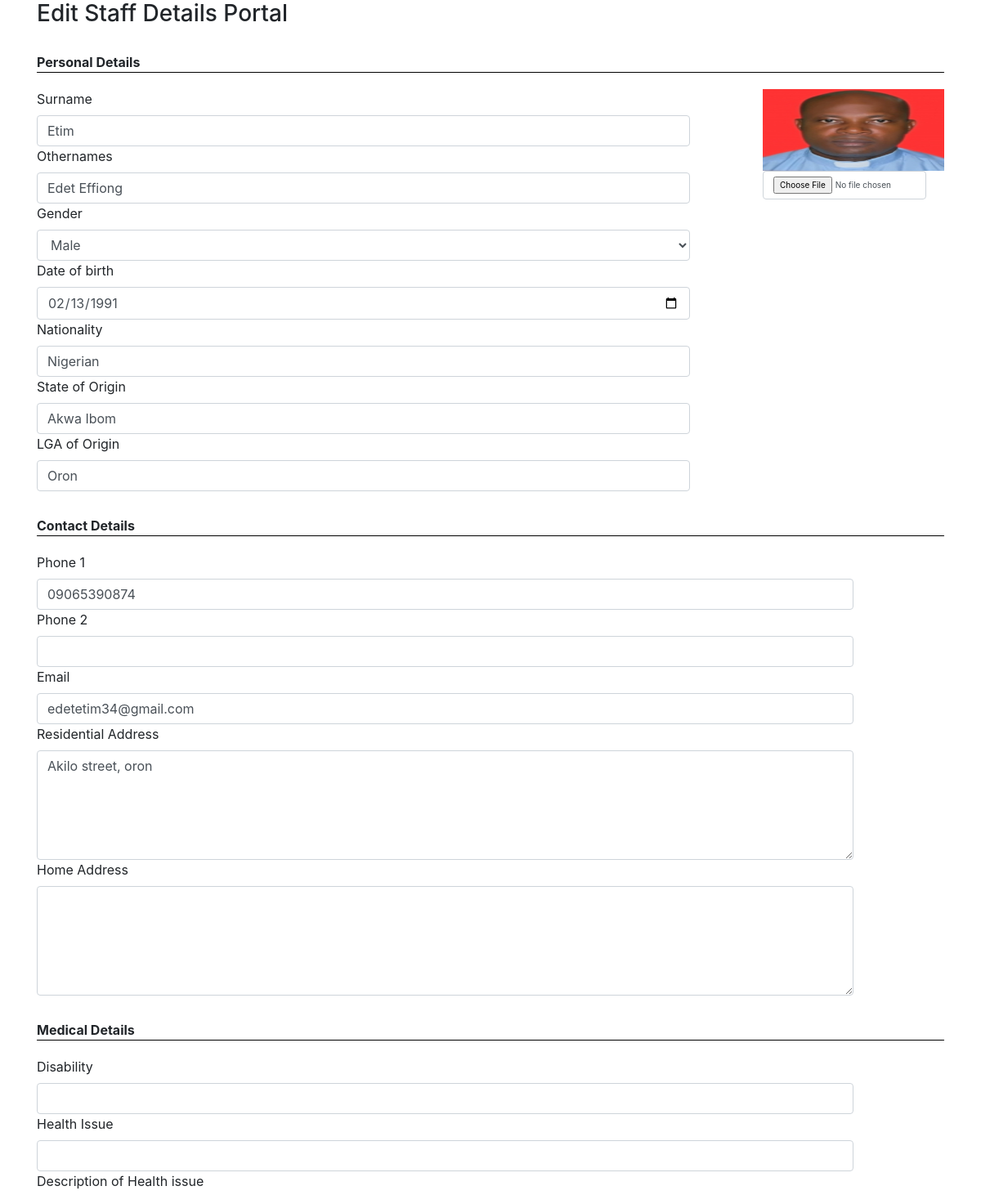
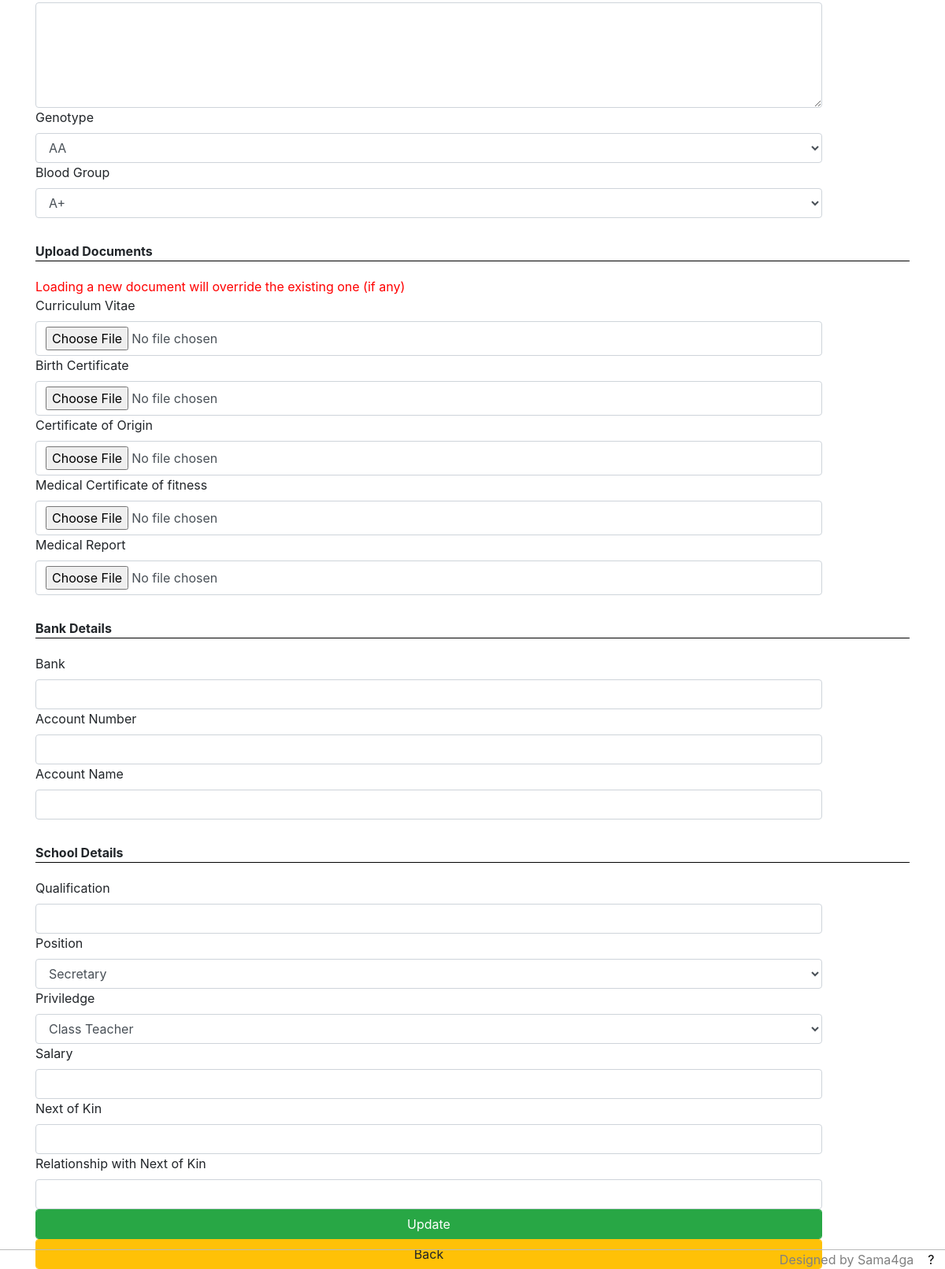
/secondary_school/edit_staff_record.php?id=2, run on an earlier commit of the app's database (2 pictures, top to bottom).
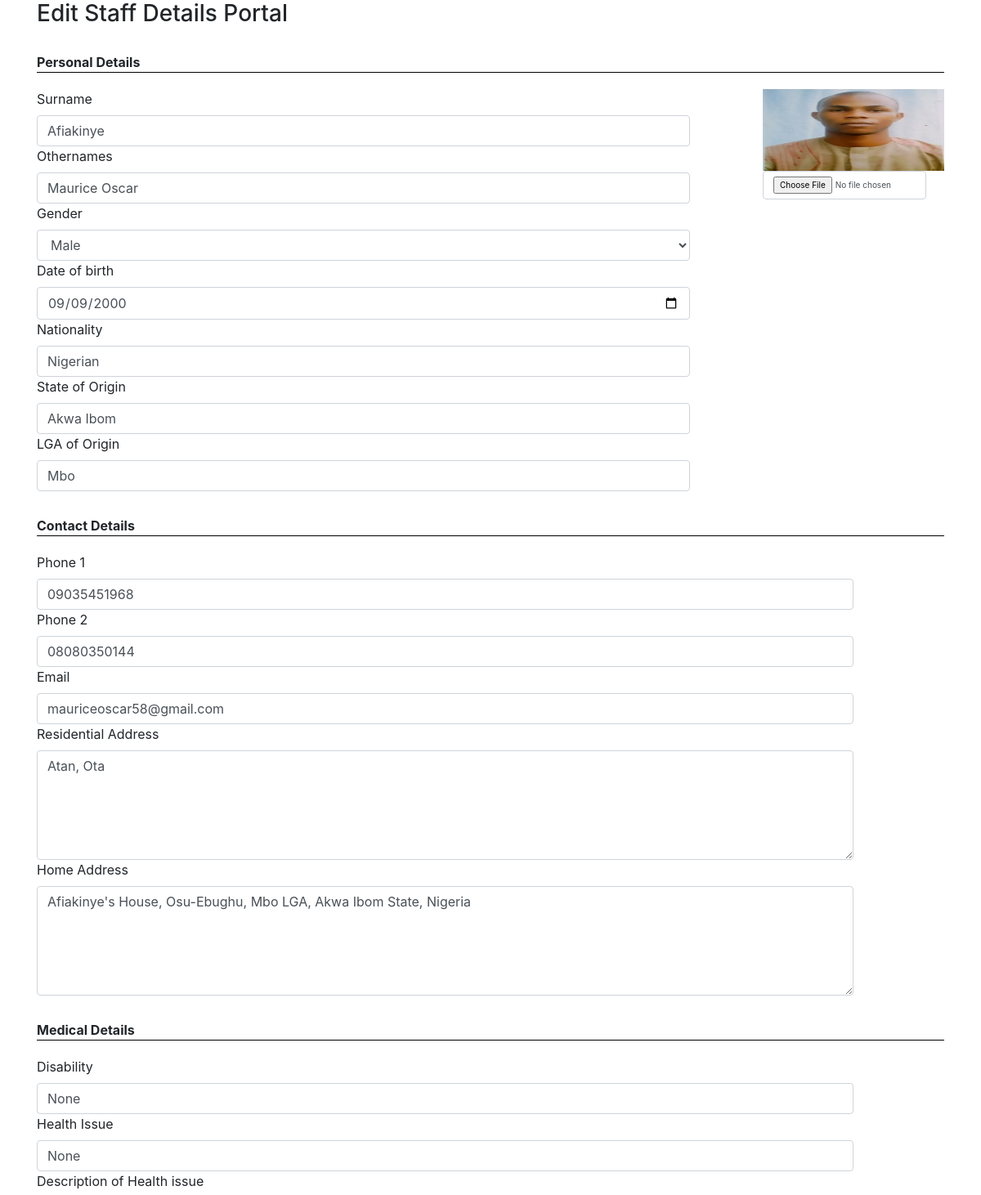
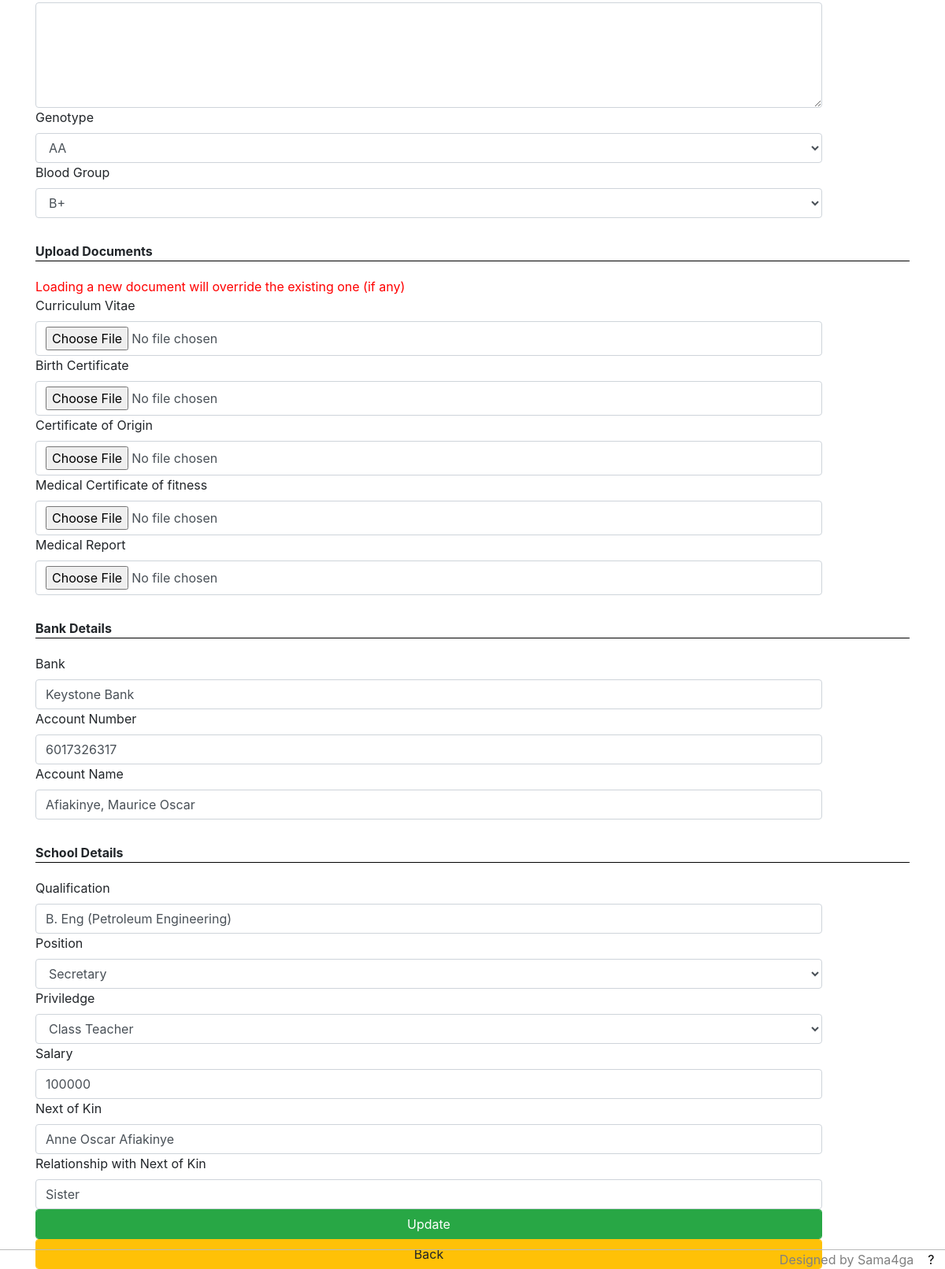
And on a later commit of the database (2 pictures, top to bottom).
### tables this page shows
CREATE TABLE `staff` (
  `staff_id` int(10) NOT NULL AUTO_INCREMENT,
  `surname` varchar(20) NOT NULL,
  `othernames` varchar(40) NOT NULL,
  `gender` varchar(6) NOT NULL,
  `dob` date NOT NULL,
  `nationality` varchar(20) NOT NULL,
  `state_of_origin` varchar(40) NOT NULL,
  `lga_of_origin` varchar(40) NOT NULL,
  `name_of_nextofkin` varchar(60) NOT NULL,
  `relationship_with_nextofkin` varchar(20) NOT NULL,
  `phone 1` varchar(14) NOT NULL,
  `phone 2` varchar(14) NOT NULL,
  `email` varchar(40) NOT NULL,
  `residential_address` varchar(100) NOT NULL,
  `home_address` varchar(100) NOT NULL,
  `genotype` varchar(2) NOT NULL,
  `blood_group` varchar(2) NOT NULL,
  `disability` varchar(40) NOT NULL,
  `health_issue` varchar(60) NOT NULL,
  `health_issue_descr` text NOT NULL,
  `medical_fitness` varchar(60) NOT NULL,
  `medical_report` varchar(60) NOT NULL,
  `birth_certificate` varchar(60) NOT NULL,
  `certificate_of_origin` varchar(60) NOT NULL,
  `qualification` varchar(60) NOT NULL,
  `cv` varchar(60) NOT NULL,
  `status` varchar(15) NOT NULL,
  `priviledge` varchar(20) NOT NULL,
  `position` varchar(30) NOT NULL,
  `date_employed` date NOT NULL,
  `bank` varchar(60) NOT NULL,
  `account_no` varchar(11) NOT NULL,
  `account_name` varchar(60) NOT NULL,
  `salary` varchar(10) NOT NULL,
  `staff_reg_no` varchar(20) NOT NULL,
  `staff_password` varchar(255) NOT NULL,
  `passport` varchar(40) NOT NULL,
  `class` varchar(10) NOT NULL,
  PRIMARY KEY (`staff_id`)
);

### secondary_school/edit_staff_record.php (the view, shortened to what the changed rows need)
<?php
require_once("connect.php");
include("head.php");
$staff_id=$_GET['id'];
$staff_reg_no=$_GET['reg_no'];
$result=$con->query("SELECT * FROM `staff` WHERE `staff_id`='$staff_id'");
if ($result) {
  if ($result->num_rows > 0) {
    while ($row=$result->fetch_assoc()) {
      $surname=$row['surname'];
      $othernames=$row['othernames'];
      $gender=$row['gender'];
      $dob=$row['dob'];
      $nationality=$row['nationality'];
      $stateOfOrigin=$row['state_of_origin'];
      $lgaOfOrigin=$row['lga_of_origin'];
      $phone1=$row['phone 1'];
      $phone2=$row['phone 2'];
      $email=$row['email'];
      $residential_address=$row['residential_address'];
      $home_address=$row['home_address'];
      $disability=$row['disability'];
      $health_issue=$row['health_issue'];
      $genotype=$row['genotype'];
      $blood_group=$row['blood_group'];
      $bank=$row['bank'];
      $account_no=$row['account_no'];
      $account_name=$row['account_name'];
      $name_of_nextofkin=$row['name_of_nextofkin'];
      $relationship_with_nextofkin=$row['relationship_with_nextofkin'];
      $position=$row['position'];
      $priviledge=$row['priviledge'];
      $salary=$row['salary'];
      $qualification=$row['qualification'];
      $passport=$row['passport'];
      $staff_reg_no=$row['staff_reg_no'];
    }
  }
}
?>
<div class="container">
  <form method="POST" action="<?php echo htmlspecialchars($_SERVER['PHP_SELF'])."?id=$staff_id&reg_no=$staff_reg_no"; ?>" enctype="multipart/form-data" onsubmit="return(validate());">
    <div style="display: flex;">
      <div style="width:80%;">
        <div style="form-group">
          <label>Surname</label>
          <input type="text" name="surname" class="form-control"  value='<?php echo $surname ?>' required>
        </div>
        <div style="form-group">
          <label>Othernames</label>
          <input type="text" name="othernames" class="form-control"  value='<?php echo $othernames ?>' required>
        </div>
        <div style="form-group">
          <label>Gender</label>
          <select name="gender" class="form-control" required>
          <?php
            switch ($gender) {
              case 'Male':
                echo "<option value='default'>Select your gender</option>
                      <option value='Male' selected >Male</option>
                      <option value='Female'>Female</option>";
                break;
            }
          ?>
          </select>
        </div>
        <div style="form-group">
          <label>Date of birth</label>
          <input type="date" name="dob" class="form-control"  value='<?php echo $dob ?>' required>
        </div>
        <div style="form-group">
          <label>Nationality</label>
          <input type="text" name="nationality" class="form-control"  value='<?php echo $nationality ?>' required>
        </div>
        <div style="form-group">
          <label>State of Origin</label>
          <input type="text" name="stateOfOrigin" class="form-control"  value='<?php echo $stateOfOrigin ?>' required>
        </div>
        <div style="form-group">
          <label>LGA of Origin</label>
          <input type="text" name="lgaOfOrigin" class="form-control"  value='<?php echo $lgaOfOrigin ?>' required>
        </div>
      </div>
      <div style="width:20%">
        <div>
        <?php  if ($passport) {
            echo "<img src='$passport' width='100%' id='show_passport' width='100px' height='100px'>";
        }else{
          echo "<img src='../images/passport.png' id='show_passport' width='100px' height='100px'>";
        }
        ?>
        </div>
      </div>
    </div>
    <div style="form-group">
      <label>Phone 1</label>
      <input type="tel" name="phone1" class="form-control"  value='<?php echo $phone1 ?>' required>
    </div>
    <div style="form-group">
      <label>Phone 2</label>
      <input type="tel" name="phone2" class="form-control"  value='<?php echo $phone2 ?>'>
    </div>
    <div style="form-group">
      <label>Email</label>
      <input type="email" name="email" class="form-control"  value='<?php echo $email ?>'>
    </div>
    <div style="form-group">
      <label>Residential Address</label>
      <textarea name="residential_address" class="form-control" cols="15" rows="5" required><?php echo $residential_address ?></textarea>
    </div>
    <div style="form-group">
      <label>Home Address</label>
      <textarea name="home_address" class="form-control" cols="15" rows="5"><?php echo $home_address ?></textarea>
    </div>
    <div style="form-group">
      <label>Disability</label>
      <input type="text" name="disability" class="form-control"  value='<?php echo $disability ?>'>
    </div>
    <div style="form-group">
      <label>Health Issue</label>
      <input type="text" name="health_issue" class="form-control"  value='<?php echo $health_issue ?>'>
    </div>
    <div style="form-group">
      <label>Genotype</label>
      <select name="genotype" class="form-control">
      <?php
        switch ($genotype) {
          case 'AA':
            echo "<option value='default'>select your genotype</option>
                  <option value='AA'selected >AA</option>
                  <option value='AS'>AS</option>
                  <option value='SS'>SS</option>";
            break;
        }
      ?>
      </select>
    </div>
    <div style="form-group">
      <label>Blood Group</label>
      <select name="blood_group" class="form-control">
      <?php
        switch ($blood_group) {
          case 'A+':
            echo "<option value='default'>select your blood group</option>
                  <option value='A+' selected >A+</option>
                  <option value='A-'>A-</option>
                  <option value='B+'>B+</option>
                  <option value='B-'>B-</option>
                  <option value='AB+'>AB+</option>
                  <option value='AB-'>AB-</option>
                  <option value='O+'>O+</option>
                  <option value='O-'>O-</option>";
          break;
          case 'B+':
            echo "<option value='default'>select your blood group</option>
                  <option value='A+'>A+</option>
                  <option value='A-'>A-</option>
                  <option value='B+' selected >B+</option>
                  <option value='B-'>B-</option>
                  <option value='AB+'>AB+</option>
                  <option value='AB-'>AB-</option>
                  <option value='O+'>O+</option>
                  <option value='O-'>O-</option>";
          break;
        }
      ?>
      </select>
    </div>
    <div style="form-group">
      <label>Bank</label>
      <input type="text" name="bank" class="form-control"  value='<?php echo $bank ?>'>
    </div>
    <div style="form-group">
      <label>Account Number</label>
      <input type="number" name="account_no" class="form-control"  value='<?php echo $account_no ?>'>
    </div>
    <div style="form-group">
      <label>Account Name</label>
      <input type="text" name="account_name" class="form-control"  value='<?php echo $account_name ?>'>
    </div>
    <div style="form-group">
      <label>Qualification</label>
      <input type="text" name="qualification" class="form-control"  value='<?php echo $qualification ?>'>
    </div>
    <div style="form-group">
      <label>Position</label>
      <select name='position' class='form-control'>
        <?php
          $xml=simplexml_load_file("staff_position.xml") or die("Error: cannot create xml object");
          for ($i=0; $i < count($xml->pos); $i++) {
            if(strtolower($position) == strtolower($xml->pos[$i]['value'])){
              echo "<option value='".$xml->pos[$i]['value']."' selected='selected'>".$xml->pos[$i]."</option>";
            }else {
              echo "<option value='".$xml->pos[$i]['value']."'>".$xml->pos[$i]."</option>";
            }
          }
          ?>
      </select>
    </div>
    <div style="form-group">
      <label>Priviledge</label>
      <select name="priviledge" class="form-control" id="priviledge" onchange="show_class();" onload="show_class();">
      <?php
        switch ($priviledge) {
          case 'class_teacher':
            echo "<option value='default'>choose staff priviledge</option>
                  <option value='teaching_staff'>Teaching Staff</option>
                  <option value='class_teacher' selected >Class Teacher</option>
                  <option value='non_teaching_staff' >Non Teaching Staff</option>
                  <option value='pro'>Public Relations Officer</option>
                  <option value='account'>Account</option>
                  <option value='bursar'>Bursar</option>";
              break;
        }
      ?>
      </select>
    </div>
    <div style="form-group">
      <label>Salary</label>
      <input type="number" name="salary" class="form-control" value='<?php echo $salary; ?>'>
    </div>
    <div style="form-group">
      <label>Next of Kin</label>
      <input type="text" name="name_of_nextofkin" class="form-control" value='<?php echo $name_of_nextofkin ?>'>
    </div>
    <div style="form-group">
      <label>Relationship with Next of Kin</label>
      <input type="text" name="relationship_with_nextofkin" class="form-control" value='<?php echo $relationship_with_nextofkin ?>'>
    </div>
  </form>
</div>
<?php
  include("footer.php");
?>

What changed in the data, as far as the page shows it:
changed staff "Male": surname "Etim" → "Afiakinye"; othernames "Edet Effiong" → "Maurice Oscar"; dob "02/13/1991" → "09/09/2000"; lgaOfOrigin "Oron" → "Mbo"; passport: a different picture; phone1 "09065390874" → "09035451968"; phone2 (not shown) → "08080350144"; email "edetetim34@gmail.com" → "mauriceoscar58@gmail.com"; residential_address "Akilo street, oron" → "Atan, Ota"; home_address (not shown) → "Afiakinye's House, Osu-Ebughu, Mbo LGA, Akwa Ibom State, Nigeria"; disability (not shown) → "None"; health_issue (not shown) → "None"; blood_group "A+" → "B+"; bank (not shown) → "Keystone Bank"; account_no (not shown) → "6017326317"; account_name (not shown) → "Afiakinye, Maurice Oscar"; qualification (not shown) → "B. Eng (Petroleum Engineering)"; salary (not shown) → "100000"; name_of_nextofkin (not shown) → "Anne Oscar Afiakinye"; relationship_with_nextofkin (not shown) → "Sister"
